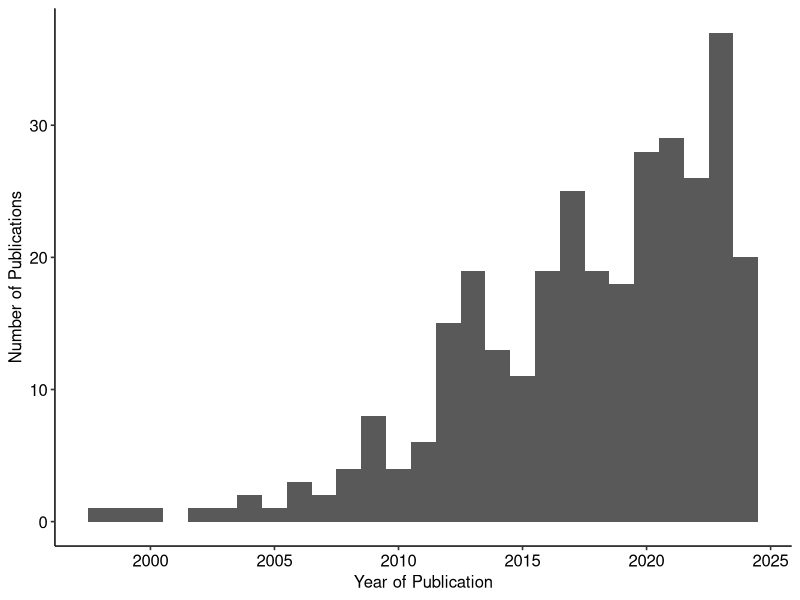
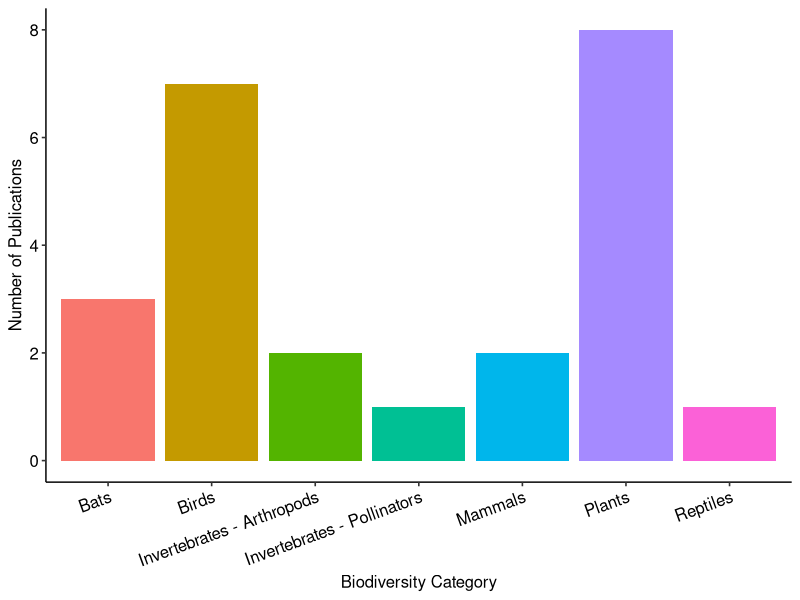
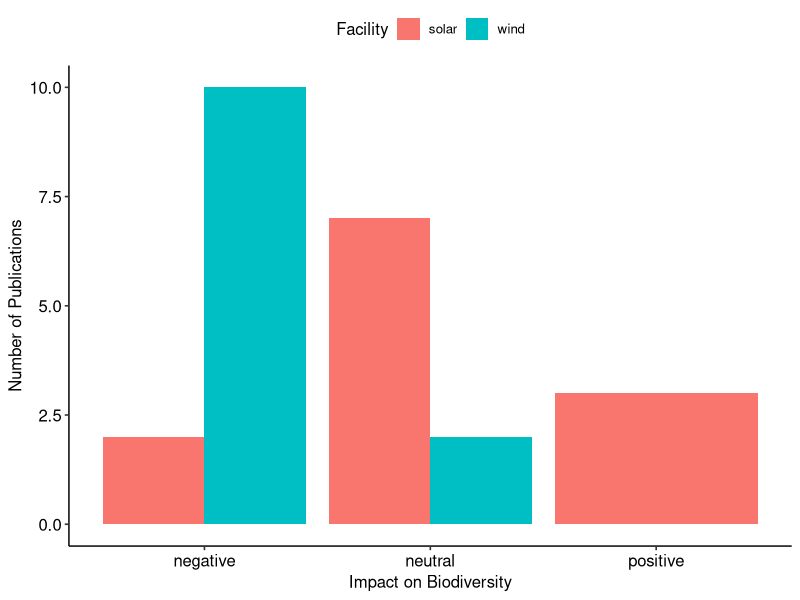
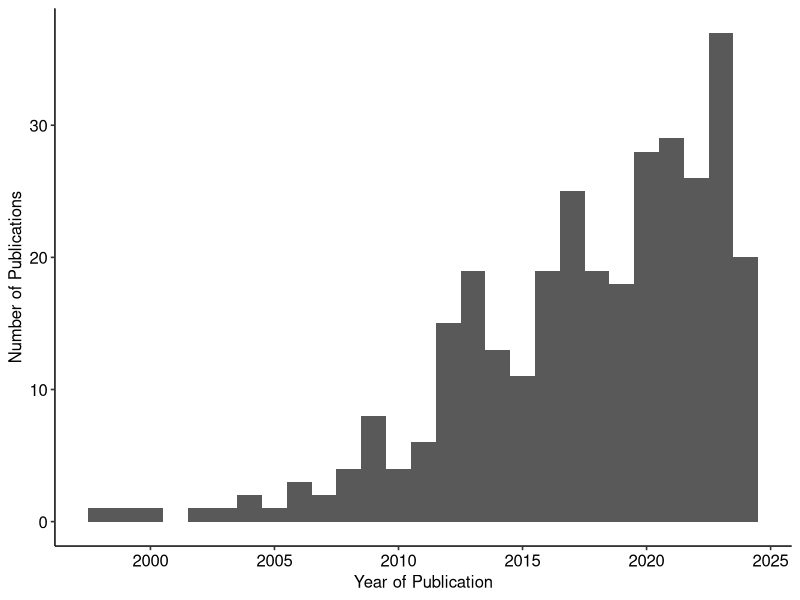
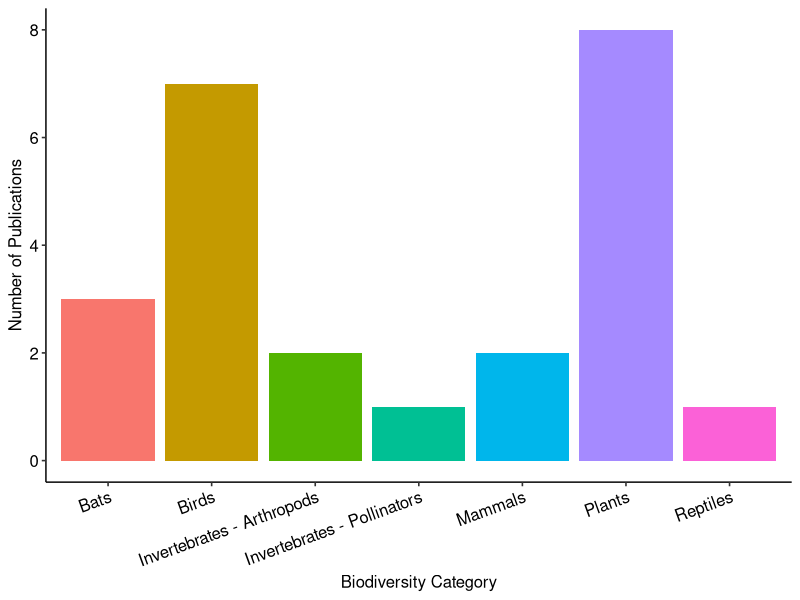
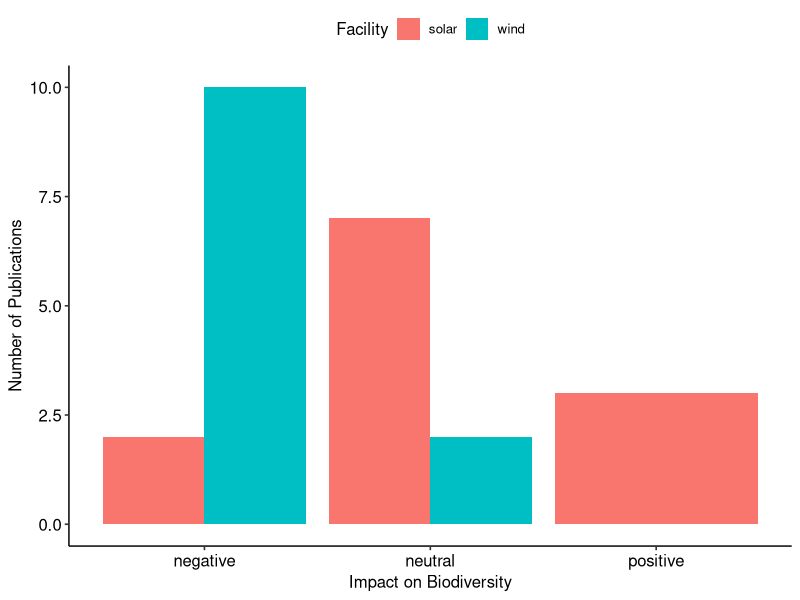

The R source for these figures, in order:
# source(scripts/install_packages.R) # uncomment and run to install necessary packages

library(tidyverse)
library(ggpubr)

# get data
sysrevdata <- readr::read_csv("data_input/wind_solar_biodiversity_sysreview_v2_20240926.csv")

# how many papers included currently?

length(unique(sysrevdata$title))
# 314

# filter to just unique papers, then count # wind, # solar
sysrevdata %>%
  dplyr::select(title, wind_solar) %>%
  dplyr::distinct() %>%
  dplyr::select(wind_solar) %>%
  table()
# wind_solar
# solar         wind windandsolar 
# 44          269            1 

# filter to just unique papers, then count # impact, # mitigation
sysrevdata %>%
  dplyr::select(title, topic) %>%
  dplyr::distinct() %>%
  dplyr::select(topic) %>%
  table()
# topic
# impact impactandmitigation          mitigation 
# 275                  19                  20 

# make histogram of year of publication
sysrevdata %>%
  dplyr::select(title, year) %>%
  dplyr::distinct() %>%
  ggplot(aes(x = year)) +
  geom_histogram(binwidth = 1) +
  ggpubr::theme_pubr() +
  xlab("Year of Publication") +
  ylab("Number of Publications")
ggsave("figures/year_pub_histogram.png", width = 5, height = 4)

# make histogram of biodiversity category (not many so far)
sysrevdata %>%
  dplyr::select(title, biodiversity_category) %>%
  dplyr::distinct() %>%
  dplyr::filter(!is.na(.$biodiversity_category)) %>%
  ggplot(aes(x = biodiversity_category, fill = biodiversity_category)) +
  geom_bar() +
  ggpubr::theme_pubr(legend = "none") +
  xlab("Biodiversity Category") +
  ggpubr::rotate_x_text(angle = 20) +
  ylab("Number of Publications")
ggsave("figures/biodiversity_cat_histogram.png", width = 5, height = 4)

# make histogram of effect of wind and solar
sysrevdata %>%
  dplyr::select(title, wind_solar, effect_wind, effect_solar) %>%
  dplyr::distinct() %>%
  dplyr::filter_at(vars(effect_wind, effect_solar), any_vars(!is.na(.))) %>%
  tidyr::unite(col = "effect", effect_wind:effect_solar, na.rm = TRUE) %>%
  ggplot(aes(x = effect, fill = wind_solar)) +
  geom_bar(position = "dodge") +
  ggpubr::theme_pubr() +
  xlab("Impact on Biodiversity") +
  ylab("Number of Publications") +
  scale_fill_discrete(name = "Facility")
ggsave("figures/effect_development_barchart.png", width = 5, height = 4)
